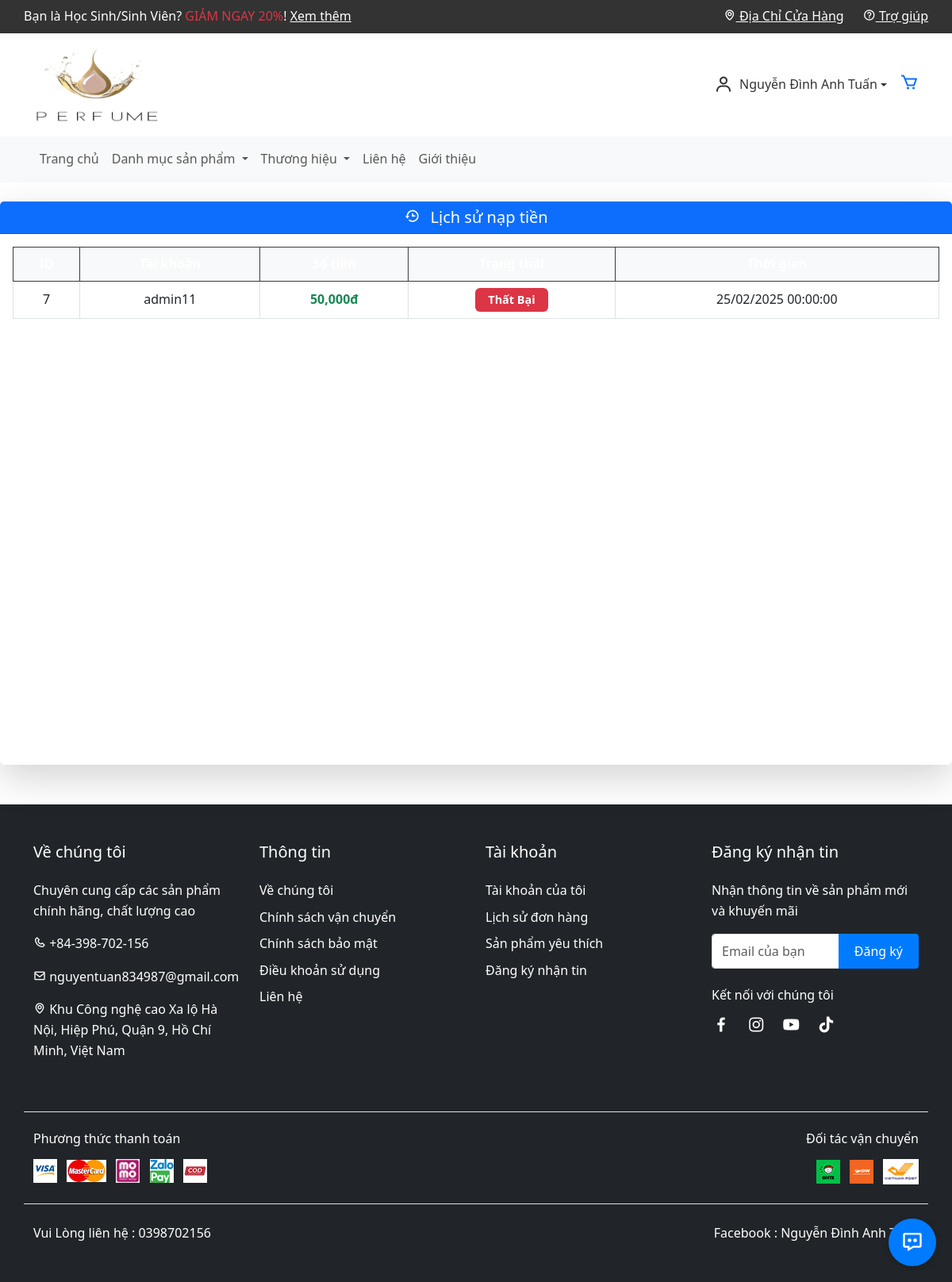
/history-momo.php (signed in), run on the app's committed database.
### tables this page shows
CREATE TABLE `nap_momo` (
  `id_momo` int(11) NOT NULL,
  `name` varchar(20) NOT NULL,
  `partner_code` varchar(50) NOT NULL,
  `order_id` int(11) NOT NULL,
  `amount` int(11) NOT NULL,
  `order_info` varchar(50) NOT NULL,
  `result_code` int(11) NOT NULL,
  `order_type` varchar(50) NOT NULL,
  `trans_id` int(11) NOT NULL,
  `pay_type` varchar(30) NOT NULL,
  `code_cart` int(11) NOT NULL,
  `created_at` datetime NOT NULL DEFAULT current_timestamp()
);

### history-momo.php (the view, shortened to what this page needs)
<?php
require_once 'Header.php';
require_once './functions/functions.php';
?>
<div class="card mt-4 shadow-lg border-0 rounded">
    <div class="card-header bg-primary text-white text-center">
        <h5 class="mb-0"><i class="bx bx-history me-2"></i> Lịch sử nạp tiền</h5>
    </div>
    <div class="card-body p-3">
        <div class="table-responsive">
            <table class="table table-hover table-bordered mb-0 text-center">
                <thead class="table-dark text-white">
                    <tr>
                        <th>ID</th>
                        <th>Tài khoản</th>
                        <th>Số tiền</th>
                        <th>Trạng thái</th>
                        <th>Thời gian</th>
                    </tr>
                </thead>
                <tbody>
                    <?php
                    if (isset($_SESSION['username'])) {
                        $stmt = $conn->prepare("SELECT * FROM nap_momo WHERE name = ? ORDER BY id_momo DESC LIMIT 10");
                        $stmt->bind_param("s", $_SESSION['username']);
                        $stmt->execute();
                        $result = $stmt->get_result();
                        if ($result->num_rows > 0) {
                            while ($row = $result->fetch_assoc()) {
                                $status = ($row['result_code'] == 0)
                                    ? '<span class="badge bg-success">Thành Công</span>'
                                    : '<span class="badge bg-danger">Thất Bại</span>';
                                ?>
                                <tr>
                                    <td><?php echo $row['id_momo']; ?></td>
                                    <td><?php echo htmlspecialchars($row['name']); ?></td>
                                    <td class="text-success fw-bold"><?php echo number_format($row['amount']) . 'đ'; ?></td>
                                    <td><?php echo $status; ?></td>
                                    <td><?php echo date("d/m/Y H:i:s", strtotime($row['created_at'])); ?></td>
                                </tr>
                                <?php
                            }
                        }
                    } else {
                        echo '<tr><td colspan="5" class="text-center text-danger">Chưa có tên người dùng được cung cấp.</td></tr>';
                    }
                    ?>
                </tbody>
            </table>
        </div>
    </div>
</div>
<?php require_once 'Footer.php'; ?>

### assets/css/style.css (style rules this page uses)
* { margin: 0; padding: 0; box-sizing: border-box; }
body { font-family: 'Segoe UI', Tahoma, Geneva, Verdana, sans-serif; line-height: 1.6; color: #333; }
.badge { font-size: 0.9rem; padding: 0.5rem 1rem; }

### data on the page
nap_momo: id_momo "7", name "admin11", amount "50,000", result_code "Thất Bại", created_at "25/02/2025 00:00:00"

### other printed values
$_SESSION['fullname'] "Nguyễn Đình Anh Tuấn"
